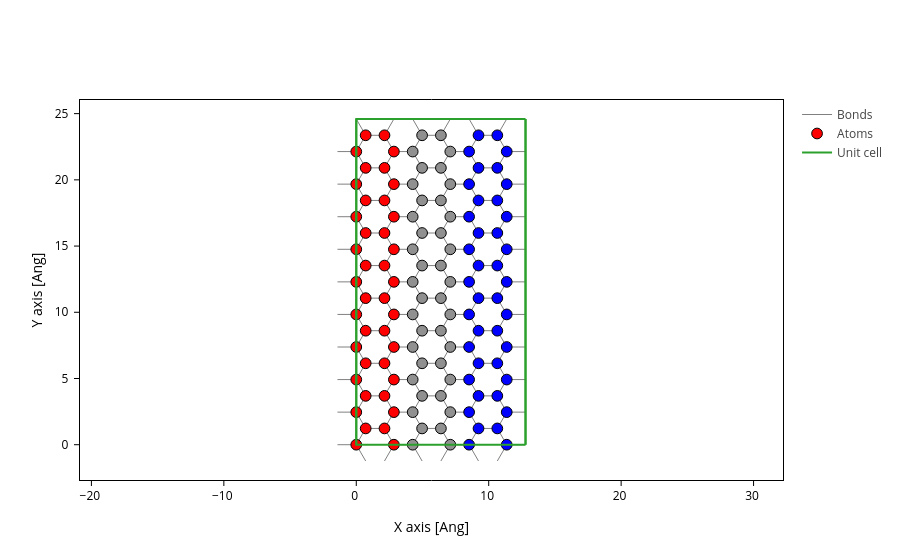

Here is the notebook cell this chart was saved with:
### Code cell
Nw = 10
Nl = 3
kind = "armchair"

if kind == 'armchair':
    gr = sisl.geom.graphene(1.42, orthogonal=True).tile(Nw, 1).tile(Nl, 0)
elif kind == 'zigzag':
    gr = sisl.geom.graphene(1.42, orthogonal=True).tile(Nw, 0).tile(Nl,1)

style = [
    {'atoms':range(4*Nw), 'color':'red'},
    {'atoms':range(-4*Nw, 0), 'color':'blue'}
]
fig = gr.plot(axes='xy', atoms_style=style)
fig

### Figure 1 — Plotly figure (JSON) as saved in the notebook; plotly's stock layout.template omitted (floating-point values rounded to 4 significant figures; data arrays with more than 128 entries replaced by an {"elided": "..."} marker saying what was removed)
{"data": [{"line": {"color": "gray", "width": 1}, "meta": {}, "mode": "lines", "name": "Bonds", "opacity": 1, "type": "scatter", "x": {"elided": "4116 float values"}, "y": {"elided": "4116 float values"}}, {"marker": {"color": ["red", "red", "red", "red", "red", "red", "red", "red", "red", "red", "red", "red", "red", "red", "red", "red", "red", "red", "red", "red", "red", "red", "red", "red", "red", "red", "red", "red", "red", "red", "red", "red", "red", "red", "red", "red", "red", "red", "red", "red", "#909090", "#909090", "#909090", "#909090", "#909090", "#909090", "#909090", "#909090", "#909090", "#909090", "#909090", "#909090", "#909090", "#909090", "#909090", "#909090", "#909090", "#909090", "#909090", "#909090", "#909090", "#909090", "#909090", "#909090", "#909090", "#909090", "#909090", "#909090", "#909090", "#909090", "#909090", "#909090", "#909090", "#909090", "#909090", "#909090", "#909090", "#909090", "#909090", "#909090", "blue", "blue", "blue", "blue", "blue", "blue", "blue", "blue", "blue", "blue", "blue", "blue", "blue", "blue", "blue", "blue", "blue", "blue", "blue", "blue", "blue", "blue", "blue", "blue", "blue", "blue", "blue", "blue", "blue", "blue", "blue", "blue", "blue", "blue", "blue", "blue", "blue", "blue", "blue", "blue"], "line": {"color": "black", "width": 1}, "opacity": 1, "size": 10.72}, "meta": {}, "mode": "markers", "name": "Atoms", "opacity": 1, "type": "scatter", "x": [0.0, 0.71, 2.13, 2.84, 0.0, 0.71, 2.13, 2.84, 0.0, 0.71, 2.13, 2.84, 0.0, 0.71, 2.13, 2.84, 0.0, 0.71, 2.13, 2.84, 0.0, 0.71, 2.13, 2.84, 0.0, 0.71, 2.13, 2.84, 0.0, 0.71, 2.13, 2.84, 0.0, 0.71, 2.13, 2.84, 0.0, 0.71, 2.13, 2.84, 4.26, 4.97, 6.39, 7.1, 4.26, 4.97, 6.39, 7.1, 4.26, 4.97, 6.39, 7.1, 4.26, 4.97, 6.39, 7.1, 4.26, 4.97, 6.39, 7.1, 4.26, 4.97, 6.39, 7.1, 4.26, 4.97, 6.39, 7.1, 4.26, 4.97, 6.39, 7.1, 4.26, 4.97, 6.39, 7.1, 4.26, 4.97, 6.39, 7.1, 8.52, 9.23, 10.65, 11.36, 8.52, 9.23, 10.65, 11.36, 8.52, 9.23, 10.65, 11.36, 8.52, 9.23, 10.65, 11.36, 8.52, 9.23, 10.65, 11.36, 8.52, 9.23, 10.65, 11.36, 8.52, 9.23, 10.65, 11.36, 8.52, 9.23, 10.65, 11.36, 8.52, 9.23, 10.65, 11.36, 8.52, 9.23, 10.65, 11.36], "y": [0.0, 1.23, 1.23, 0.0, 2.46, 3.689, 3.689, 2.46, 4.919, 6.149, 6.149, 4.919, 7.379, 8.608, 8.608, 7.379, 9.838, 11.07, 11.07, 9.838, 12.3, 13.53, 13.53, 12.3, 14.76, 15.99, 15.99, 14.76, 17.22, 18.45, 18.45, 17.22, 19.68, 20.91, 20.91, 19.68, 22.14, 23.37, 23.37, 22.14, 0.0, 1.23, 1.23, 0.0, 2.46, 3.689, 3.689, 2.46, 4.919, 6.149, 6.149, 4.919, 7.379, 8.608, 8.608, 7.379, 9.838, 11.07, 11.07, 9.838, 12.3, 13.53, 13.53, 12.3, 14.76, 15.99, 15.99, 14.76, 17.22, 18.45, 18.45, 17.22, 19.68, 20.91, 20.91, 19.68, 22.14, 23.37, 23.37, 22.14, 0.0, 1.23, 1.23, 0.0, 2.46, 3.689, 3.689, 2.46, 4.919, 6.149, 6.149, 4.919, 7.379, 8.608, 8.608, 7.379, 9.838, 11.07, 11.07, 9.838, 12.3, 13.53, 13.53, 12.3, 14.76, 15.99, 15.99, 14.76, 17.22, 18.45, 18.45, 17.22, 19.68, 20.91, 20.91, 19.68, 22.14, 23.37, 23.37, 22.14]}, {"meta": {}, "mode": "lines", "name": "Unit cell", "type": "scatter", "x": [0.0, 0.0, 12.78, 12.78, 0.0, 0.0, NaN, 0.0, 0.0, 0.0, 12.78, 12.78, 0.0, NaN, 12.78, 12.78, NaN, 12.78, 12.78], "y": [0.0, 24.6, 24.6, 24.6, 24.6, 24.6, NaN, 24.6, 0.0, 0.0, 0.0, 0.0, 0.0, NaN, 24.6, 0.0, NaN, 24.6, 0.0]}], "layout": {"scene": {"aspectmode": "data", "xaxis": {"title": {"text": "X axis [Ang]"}}, "yaxis": {"title": {"text": "Y axis [Ang]"}}}, "xaxis": {"scaleanchor": "y", "scaleratio": 1, "title": {"text": "X axis [Ang]"}}, "yaxis": {"title": {"text": "Y axis [Ang]"}}}}
